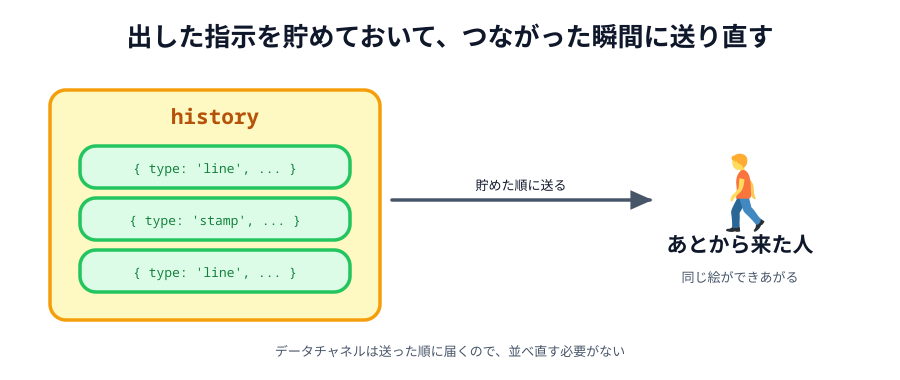

The Python source for this figure:
# 01-history.svg
# スキーマ: CONTAINER（history に貯める）+ SOURCE-PATH-GOAL（順に送り直す）

import sys
sys.path.insert(0, "/Users/seekseep/.claude/skills/genfig")
from genfig import Canvas, PALETTE

c = Canvas(900, 380)

c.text(450, 46, "出した指示を貯めておいて、つながった瞬間に送り直す", scale="xl")
c.sticky(50, 90, 330, 230, color="yellow")
c.text(215, 124, "history", scale="lg", fill=PALETTE["yellow"]["text"], font="technical")
c.sticky(80, 146, 270, 42, color="green")
c.text(215, 173, "{ type: 'line', ... }", scale="sm", font="technical", fill=PALETTE["green"]["text"])
c.sticky(80, 198, 270, 42, color="green")
c.text(215, 225, "{ type: 'stamp', ... }", scale="sm", font="technical", fill=PALETTE["green"]["text"])
c.sticky(80, 250, 270, 42, color="green")
c.text(215, 277, "{ type: 'line', ... }", scale="sm", font="technical", fill=PALETTE["green"]["text"])
c.node(740, 200, "あとから来た人", emoji_cp="1f6b6", w=180, h=100)
c.connector(392, 200, 650, 200, label="貯めた順に送る", label_scale="sm")
c.text(740, 282, "同じ絵ができあがる", scale="sm")
c.text(450, 356, "データチャネルは送った順に届くので、並べ直す必要がない", scale="sm")

c.save("01-history.svg")
